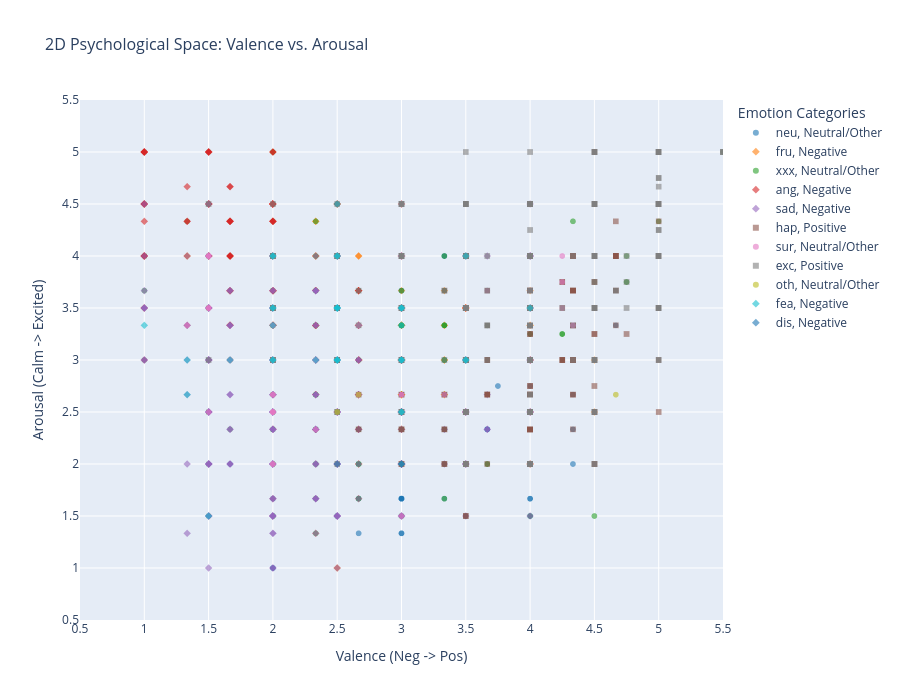

The notebook cell saved with this chart:
### Markdown cell above
### Step 1.3: Valence-Arousal 2D Psychological Space
*Plots the continuous psychological dimensions (Valence vs. Arousal) to inspect class boundaries and overlap.*

### Code cell
va_df = df.dropna(subset=['Valence', 'Arousal']).copy()

fig = px.scatter(
    va_df, x='Valence', y='Arousal',
    color='Raw_Emotion', symbol='Macro_Sentiment',
    title="2D Psychological Space: Valence vs. Arousal",
    labels={'Valence': 'Valence (Neg -> Pos)', 'Arousal': 'Arousal (Calm -> Excited)'},
    hover_data={'Macro_Sentiment': True, 'Raw_Emotion': True, 'Valence': ':.2f', 'Arousal': ':.2f'},
    opacity=0.6, color_discrete_sequence=px.colors.qualitative.D3
)

fig.update_layout(
    xaxis=dict(range=[0.5, 5.5], dtick=0.5), yaxis=dict(range=[0.5, 5.5], dtick=0.5),
    width=900, height=700, title_font=dict(size=16), legend_title_text="Emotion Categories"
)
fig.update_traces(marker=dict(size=6))
fig.show()

### Figure 1 — Plotly figure (JSON) as saved in the notebook; plotly's stock layout.template omitted (floating-point values rounded to 4 significant figures; data arrays with more than 128 entries replaced by an {"elided": "..."} marker saying what was removed)
{"data": [{"customdata": {"elided": "1708x2 str values"}, "hovertemplate": "Raw_Emotion=%{customdata[1]}<br>Macro_Sentiment=%{customdata[0]}<br>Valence (Neg -> Pos)=%{x:.2f}<br>Arousal (Calm -> Excited)=%{y:.2f}<extra></extra>", "legendgroup": "neu, Neutral/Other", "marker": {"color": "#1F77B4", "opacity": 0.6, "size": 6, "symbol": "circle"}, "mode": "markers", "name": "neu, Neutral/Other", "showlegend": true, "type": "scattergl", "x": {"elided": "1708 float values"}, "xaxis": "x", "y": {"elided": "1708 float values"}, "yaxis": "y"}, {"customdata": {"elided": "1849x2 str values"}, "hovertemplate": "Raw_Emotion=%{customdata[1]}<br>Macro_Sentiment=%{customdata[0]}<br>Valence (Neg -> Pos)=%{x:.2f}<br>Arousal (Calm -> Excited)=%{y:.2f}<extra></extra>", "legendgroup": "fru, Negative", "marker": {"color": "#FF7F0E", "opacity": 0.6, "size": 6, "symbol": "diamond"}, "mode": "markers", "name": "fru, Negative", "showlegend": true, "type": "scattergl", "x": {"elided": "1849 float values"}, "xaxis": "x", "y": {"elided": "1849 float values"}, "yaxis": "y"}, {"customdata": {"elided": "2507x2 str values"}, "hovertemplate": "Raw_Emotion=%{customdata[1]}<br>Macro_Sentiment=%{customdata[0]}<br>Valence (Neg -> Pos)=%{x:.2f}<br>Arousal (Calm -> Excited)=%{y:.2f}<extra></extra>", "legendgroup": "xxx, Neutral/Other", "marker": {"color": "#2CA02C", "opacity": 0.6, "size": 6, "symbol": "circle"}, "mode": "markers", "name": "xxx, Neutral/Other", "showlegend": true, "type": "scattergl", "x": {"elided": "2507 float values"}, "xaxis": "x", "y": {"elided": "2507 float values"}, "yaxis": "y"}, {"customdata": {"elided": "1103x2 str values"}, "hovertemplate": "Raw_Emotion=%{customdata[1]}<br>Macro_Sentiment=%{customdata[0]}<br>Valence (Neg -> Pos)=%{x:.2f}<br>Arousal (Calm -> Excited)=%{y:.2f}<extra></extra>", "legendgroup": "ang, Negative", "marker": {"color": "#D62728", "opacity": 0.6, "size": 6, "symbol": "diamond"}, "mode": "markers", "name": "ang, Negative", "showlegend": true, "type": "scattergl", "x": {"elided": "1103 float values"}, "xaxis": "x", "y": {"elided": "1103 float values"}, "yaxis": "y"}, {"customdata": {"elided": "1084x2 str values"}, "hovertemplate": "Raw_Emotion=%{customdata[1]}<br>Macro_Sentiment=%{customdata[0]}<br>Valence (Neg -> Pos)=%{x:.2f}<br>Arousal (Calm -> Excited)=%{y:.2f}<extra></extra>", "legendgroup": "sad, Negative", "marker": {"color": "#9467BD", "opacity": 0.6, "size": 6, "symbol": "diamond"}, "mode": "markers", "name": "sad, Negative", "showlegend": true, "type": "scattergl", "x": {"elided": "1084 float values"}, "xaxis": "x", "y": {"elided": "1084 float values"}, "yaxis": "y"}, {"customdata": {"elided": "595x2 str values"}, "hovertemplate": "Raw_Emotion=%{customdata[1]}<br>Macro_Sentiment=%{customdata[0]}<br>Valence (Neg -> Pos)=%{x:.2f}<br>Arousal (Calm -> Excited)=%{y:.2f}<extra></extra>", "legendgroup": "hap, Positive", "marker": {"color": "#8C564B", "opacity": 0.6, "size": 6, "symbol": "square"}, "mode": "markers", "name": "hap, Positive", "showlegend": true, "type": "scattergl", "x": {"elided": "595 float values"}, "xaxis": "x", "y": {"elided": "595 float values"}, "yaxis": "y"}, {"customdata": {"elided": "107x2 str values"}, "hovertemplate": "Raw_Emotion=%{customdata[1]}<br>Macro_Sentiment=%{customdata[0]}<br>Valence (Neg -> Pos)=%{x:.2f}<br>Arousal (Calm -> Excited)=%{y:.2f}<extra></extra>", "legendgroup": "sur, Neutral/Other", "marker": {"color": "#E377C2", "opacity": 0.6, "size": 6, "symbol": "circle"}, "mode": "markers", "name": "sur, Neutral/Other", "showlegend": true, "type": "scattergl", "x": [4.333, 3.667, 3.0, 3.0, 2.5, 2.333, 4.333, 2.5, 3.0, 2.0, 2.5, 3.0, 2.0, 4.0, 2.5, 3.0, 2.0, 2.0, 2.667, 2.333, 1.667, 2.0, 3.0, 2.5, 4.5, 2.0, 4.25, 4.25, 4.25, 2.0, 2.5, 1.5, 2.0, 3.0, 2.5, 1.5, 5.0, 4.0, 2.5, 3.0, 2.5, 2.0, 1.5, 1.5, 3.5, 2.5, 4.0, 4.0, 4.0, 4.0, 2.0, 2.5, 2.5, 3.0, 2.5, 2.0, 1.5, 2.0, 4.5, 2.5, 3.0, 2.0, 2.5, 2.0, 4.5, 2.5, 4.0, 2.5, 2.0, 2.0, 4.0, 1.5, 4.0, 5.0, 2.0, 2.0, 2.5, 2.5, 3.0, 2.667, 5.0, 5.0, 3.5, 4.0, 4.5, 2.5, 2.5, 2.5, 3.0, 1.5, 1.5, 3.0, 3.0, 3.0, 3.0, 2.0, 1.333, 4.333, 2.667, 4.5, 2.5, 2.0, 2.0, 2.0, 3.0, 2.0, 3.333], "xaxis": "x", "y": [3.333, 3.667, 2.667, 2.5, 3.0, 2.333, 3.333, 3.0, 3.5, 3.5, 3.5, 1.5, 4.0, 3.5, 3.0, 4.0, 2.667, 3.333, 2.667, 3.0, 3.0, 2.5, 3.5, 3.5, 4.5, 2.5, 3.75, 4.0, 3.5, 2.5, 3.5, 4.0, 2.5, 2.5, 3.5, 2.5, 4.5, 3.667, 2.5, 3.0, 3.5, 2.5, 3.5, 4.0, 2.5, 4.0, 3.5, 3.5, 3.0, 2.0, 2.0, 4.0, 2.5, 2.667, 2.5, 3.0, 3.5, 3.5, 4.0, 2.0, 4.5, 3.5, 2.0, 3.0, 4.0, 4.0, 4.0, 3.5, 3.5, 2.5, 3.0, 3.5, 3.0, 3.5, 3.5, 2.5, 2.5, 3.5, 3.5, 3.333, 4.5, 4.5, 3.0, 3.0, 4.0, 3.0, 3.0, 3.0, 3.0, 4.0, 4.0, 4.0, 3.5, 2.5, 3.5, 2.667, 3.333, 3.333, 3.333, 4.0, 2.5, 3.0, 3.0, 2.0, 3.0, 3.5, 2.667], "yaxis": "y"}, {"customdata": {"elided": "1041x2 str values"}, "hovertemplate": "Raw_Emotion=%{customdata[1]}<br>Macro_Sentiment=%{customdata[0]}<br>Valence (Neg -> Pos)=%{x:.2f}<br>Arousal (Calm -> Excited)=%{y:.2f}<extra></extra>", "legendgroup": "exc, Positive", "marker": {"color": "#7F7F7F", "opacity": 0.6, "size": 6, "symbol": "square"}, "mode": "markers", "name": "exc, Positive", "showlegend": true, "type": "scattergl", "x": {"elided": "1041 float values"}, "xaxis": "x", "y": {"elided": "1041 float values"}, "yaxis": "y"}, {"customdata": [["Neutral/Other", "oth"], ["Neutral/Other", "oth"], ["Neutral/Other", "oth"]], "hovertemplate": "Raw_Emotion=%{customdata[1]}<br>Macro_Sentiment=%{customdata[0]}<br>Valence (Neg -> Pos)=%{x:.2f}<br>Arousal (Calm -> Excited)=%{y:.2f}<extra></extra>", "legendgroup": "oth, Neutral/Other", "marker": {"color": "#BCBD22", "opacity": 0.6, "size": 6, "symbol": "circle"}, "mode": "markers", "name": "oth, Neutral/Other", "showlegend": true, "type": "scattergl", "x": [2.5, 2.667, 4.667], "xaxis": "x", "y": [2.5, 2.667, 2.667], "yaxis": "y"}, {"customdata": [["Negative", "fea"], ["Negative", "fea"], ["Negative", "fea"], ["Negative", "fea"], ["Negative", "fea"], ["Negative", "fea"], ["Negative", "fea"], ["Negative", "fea"], ["Negative", "fea"], ["Negative", "fea"], ["Negative", "fea"], ["Negative", "fea"], ["Negative", "fea"], ["Negative", "fea"], ["Negative", "fea"], ["Negative", "fea"], ["Negative", "fea"], ["Negative", "fea"], ["Negative", "fea"], ["Negative", "fea"], ["Negative", "fea"], ["Negative", "fea"], ["Negative", "fea"], ["Negative", "fea"], ["Negative", "fea"], ["Negative", "fea"], ["Negative", "fea"], ["Negative", "fea"], ["Negative", "fea"], ["Negative", "fea"], ["Negative", "fea"], ["Negative", "fea"], ["Negative", "fea"], ["Negative", "fea"], ["Negative", "fea"], ["Negative", "fea"], ["Negative", "fea"], ["Negative", "fea"], ["Negative", "fea"], ["Negative", "fea"]], "hovertemplate": "Raw_Emotion=%{customdata[1]}<br>Macro_Sentiment=%{customdata[0]}<br>Valence (Neg -> Pos)=%{x:.2f}<br>Arousal (Calm -> Excited)=%{y:.2f}<extra></extra>", "legendgroup": "fea, Negative", "marker": {"color": "#17BECF", "opacity": 0.6, "size": 6, "symbol": "diamond"}, "mode": "markers", "name": "fea, Negative", "showlegend": true, "type": "scattergl", "x": [2.0, 2.5, 2.5, 2.5, 2.5, 2.5, 2.5, 3.0, 2.5, 3.0, 2.5, 4.0, 3.0, 3.0, 3.0, 2.0, 2.5, 2.5, 3.0, 3.5, 3.0, 2.0, 2.0, 3.0, 2.5, 2.5, 2.0, 3.0, 2.0, 2.5, 1.5, 3.5, 2.0, 1.667, 2.333, 1.333, 1.0, 1.333, 3.5, 3.0], "xaxis": "x", "y": [3.5, 4.0, 3.5, 3.5, 3.5, 3.0, 3.5, 2.5, 3.0, 2.0, 3.5, 3.5, 3.333, 3.0, 3.0, 3.0, 4.5, 3.0, 3.5, 3.0, 2.5, 3.0, 3.5, 3.0, 3.0, 4.0, 4.0, 3.5, 4.0, 3.5, 1.5, 4.0, 3.333, 3.0, 3.0, 2.667, 3.333, 3.0, 3.0, 3.5], "yaxis": "y"}, {"customdata": [["Negative", "dis"], ["Negative", "dis"]], "hovertemplate": "Raw_Emotion=%{customdata[1]}<br>Macro_Sentiment=%{customdata[0]}<br>Valence (Neg -> Pos)=%{x:.2f}<br>Arousal (Calm -> Excited)=%{y:.2f}<extra></extra>", "legendgroup": "dis, Negative", "marker": {"color": "#1F77B4", "opacity": 0.6, "size": 6, "symbol": "diamond"}, "mode": "markers", "name": "dis, Negative", "showlegend": true, "type": "scattergl", "x": [3.0, 2.5], "xaxis": "x", "y": [2.0, 2.0], "yaxis": "y"}], "layout": {"height": 700, "legend": {"title": {"text": "Emotion Categories"}, "tracegroupgap": 0}, "title": {"font": {"size": 16}, "text": "2D Psychological Space: Valence vs. Arousal"}, "width": 900, "xaxis": {"anchor": "y", "domain": [0, 1], "dtick": 0.5, "range": [0.5, 5.5], "title": {"text": "Valence (Neg -> Pos)"}}, "yaxis": {"anchor": "x", "domain": [0, 1], "dtick": 0.5, "range": [0.5, 5.5], "title": {"text": "Arousal (Calm -> Excited)"}}}}
